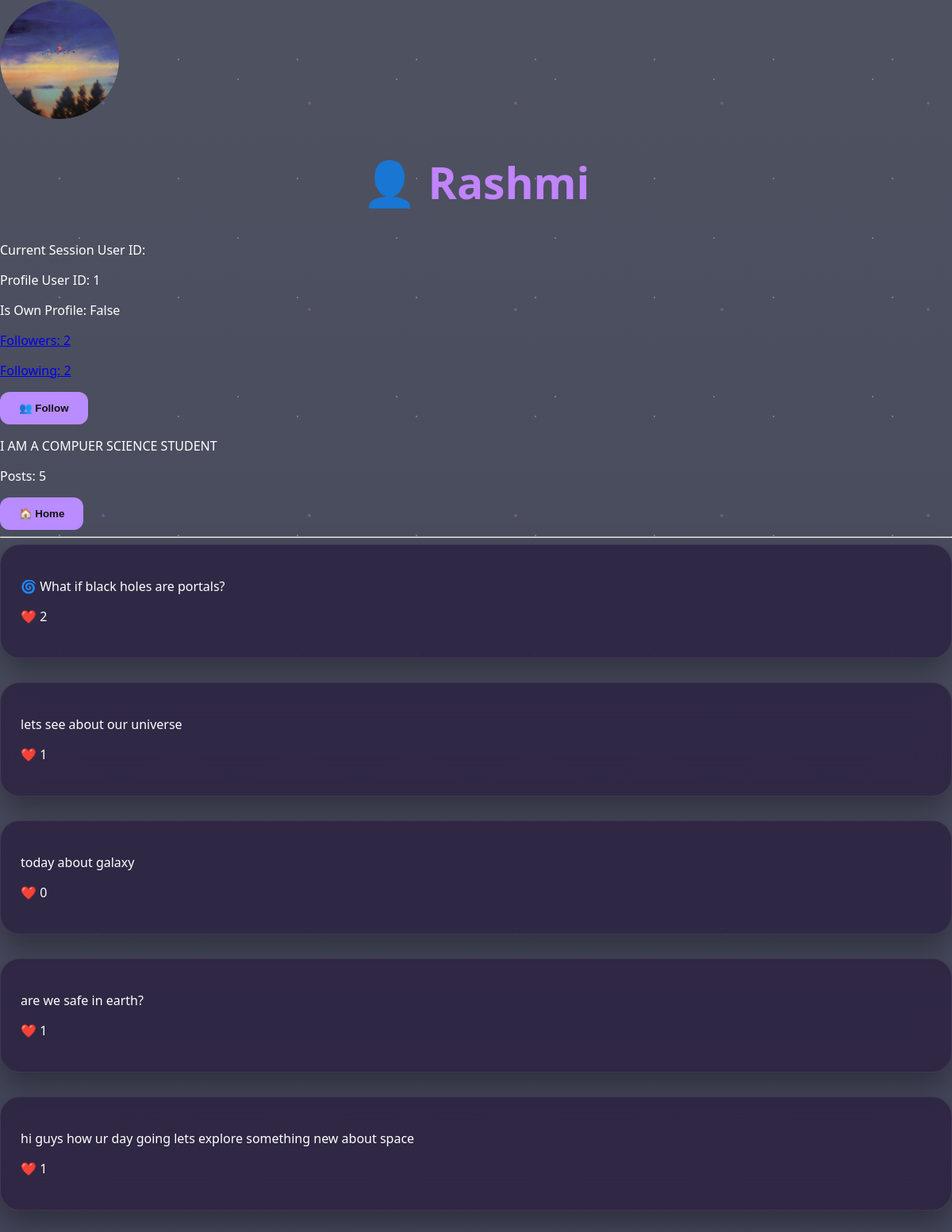
Page /profile/1/ on the committed database.
### social/models.py (models this page shows)
class User(models.Model):
    name = models.CharField(max_length=100)
    email = models.EmailField(unique=True)
    password = models.CharField(max_length=100)
    bio = models.TextField(blank=True)
    profile_picture = models.ImageField(
        upload_to='profiles/',
        blank=True,
        null=True
    )
    joined_at = models.DateTimeField(auto_now_add=True)

class Post(models.Model):
    user = models.ForeignKey(User, on_delete=models.CASCADE)
    content = models.TextField(blank=True)
    image = models.ImageField(
        upload_to='posts/',
        blank=True,
        null=True
    )
    likes = models.IntegerField(default=0)
    created_at = models.DateTimeField(auto_now_add=True)

### social/views.py (the view, shortened to what this page needs)
# urls.py: path('profile/<int:user_id>/', views.profile),
def profile(request, user_id):
    profile_user = User.objects.get(id=user_id)
    posts = Post.objects.filter(user=profile_user)
    followers_count = Follow.objects.filter(
        following=profile_user
    ).count()
    following_count = Follow.objects.filter(
        follower=profile_user
    ).count()
    current_user_id = request.session.get('user_id')
    is_own_profile = False
    is_following = False
    return render(
        request,
        'profile.html',
        {
            'profile_user': profile_user,
            'posts': posts,
            'followers_count': followers_count,
            'following_count': following_count,
            'is_own_profile': is_own_profile,
            'is_following': is_following,
        }
    )

### social/templates/profile.html (shortened to what this page needs)
<!DOCTYPE html>
<html>
<head>
{% load static %}
<link rel="stylesheet" href="{% static 'style.css' %}">
</head>
<body>
<div class="container">
{% if profile_user.profile_picture %}
<img
src="{{ profile_user.profile_picture.url }}"
width="150"
height="150"
style="border-radius:50%; object-fit:cover;">
{% else %}
<img
src="https://via.placeholder.com/150"
width="150"
height="150"
style="border-radius:50%;">
{% endif %}
<h1>👤 {{ profile_user.name }}</h1>
<p>Current Session User ID: {{ request.session.user_id }}</p>
<p>Profile User ID: {{ profile_user.id }}</p>
<p>Is Own Profile: {{ is_own_profile }}</p>
<p>
<a href="/followers/{{ profile_user.id }}/">
Followers: {{ followers_count }}
</a>
</p>
<p>
<a href="/following/{{ profile_user.id }}/">
Following: {{ following_count }}
</a>
</p>
{% if is_own_profile %}
<a href="/edit-profile/">
<button>
✏️ Edit Profile
</button>
</a>
{% else %}
{% if not is_own_profile %}
<form method="POST" action="/follow/{{ profile_user.id }}/">
<button type="submit">
{% if is_following %}
✅ Following
{% else %}
👥 Follow
{% endif %}
</button>
</form>
{% endif %}
{% endif %}
<p>{{ profile_user.bio }}</p>
<p>Posts: {{ posts.count }}</p>
<a href="/home/">
<button>🏠 Home</button>
</a>
<hr>
{% for post in posts %}
<div class="post">
<p>{{ post.content }}</p>
<p>❤️ {{ post.likes }}</p>
</div>
{% endfor %}
</div>
</body>
</html>

### social/static/style.css (style rules this page uses)
body { margin:0; padding:0; font-family:'Segoe UI',sans-serif; color:white; background: linear-gradient( rgba(10,15,35,.72), rgba(15,18,45,.78) ), url("/static/images/galaxy.jpg"); background-size:cover; background-position:center; background-repeat:no-repeat; background-attachment:fixed; min-height:100vh; }
body::before { content:""; position:fixed; top:0; left:0; width:100%; height:100%; background: radial-gradient(circle,#ffffff 1px,transparent 1px), radial-gradient(circle,#b98cff 2px,transparent 2px), radial-gradient(circle,#ffffff 1px,transparent 1px); background-size: 150px 150px, 260px 260px, 200px 200px; opacity:.25; pointer-events:none; z-index:-1; }
h1 { text-align:center; color:#c084fc; font-size:55px; }
button { background:#b98cff; color:#111; font-weight:bold; border:none; padding:13px 24px; border-radius:12px; transition:.35s; cursor:pointer; }
.post { background:rgba(40,28,60,.72); backdrop-filter:blur(20px); border:1px solid rgba(255,255,255,.08); border-radius:25px; padding:25px; margin-bottom:30px; box-shadow:0 15px 35px rgba(0,0,0,.35); }

### rows in the picture
User: profile_picture (picture), name "Rashmi", id "1", bio "I AM A COMPUER SCIENCE STUDENT"
Post: content "🌀 What if black holes are portals?", likes "2"
Post: content "lets see about our universe", likes "1"
Post: content "today about galaxy", likes "0"
Post: content "are we safe in earth?", likes "1"
Post: content "hi guys how ur day going lets explore something new about space", likes "1"

### other values in the picture
{{ is_own_profile }} "False"
{{ followers_count }} "2"
{{ following_count }} "2"
{{ posts.count }} "5"
